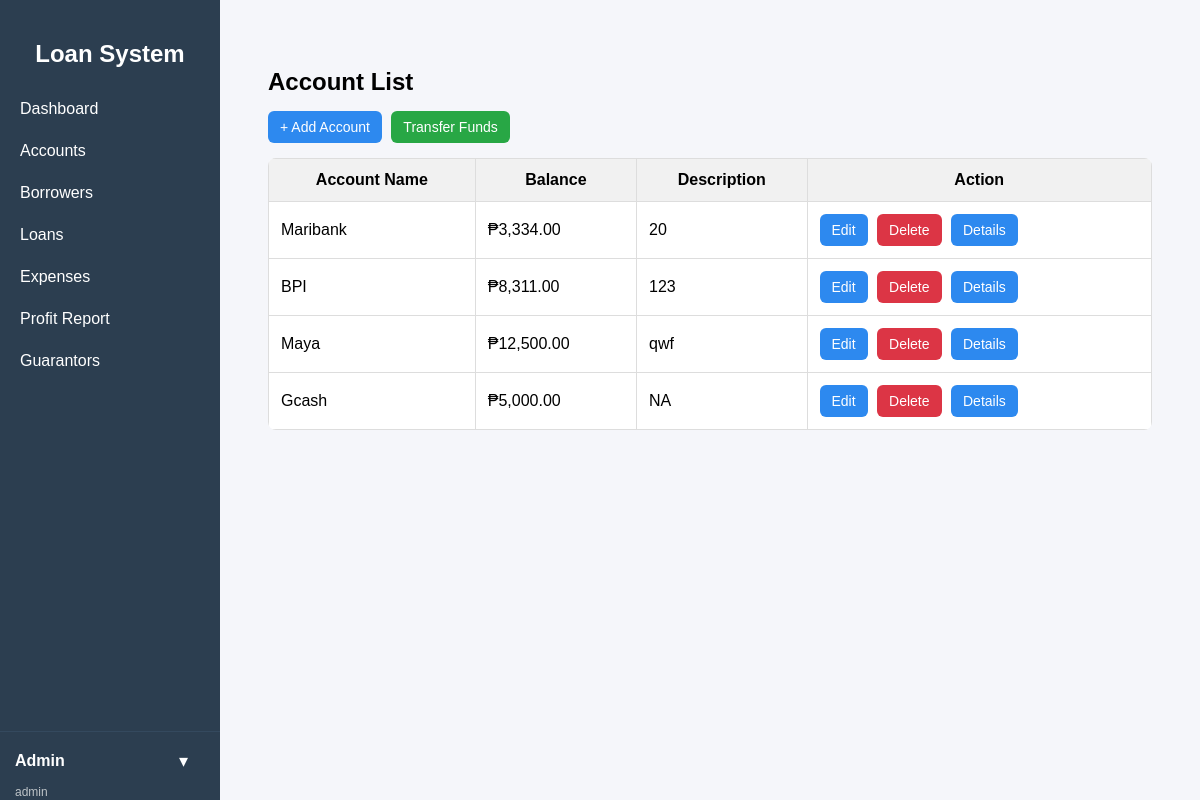
Page /public/index.php?url=account/index (signed in) on the earlier database version.
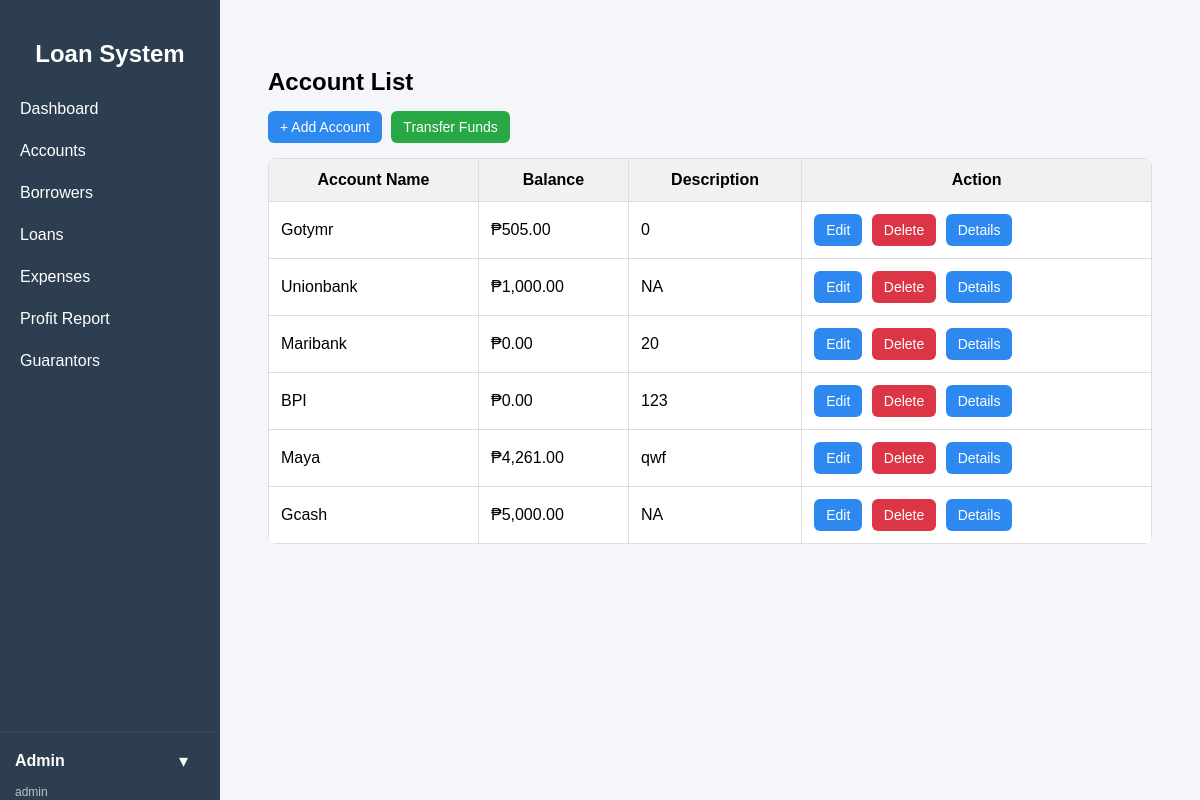
Same page on the later database version.
### tables this page shows
CREATE TABLE `accounts` (
  `id` int(11) NOT NULL,
  `account_name` varchar(100) DEFAULT NULL,
  `balance` varchar(100) DEFAULT NULL,
  `description` varchar(255) DEFAULT NULL,
  `account_number` varchar(100) DEFAULT NULL
);

### app/controllers/AccountController.php (called while the page is built, shortened)
<?php
require_once "../app/models/Account.php";
class AccountController {
    private $account;
    public function __construct() {
        $this->account = new Account();
    }
    public function index() {
        $accounts = $this->account->getAll();
        require "../app/views/accounts/index.php";
    }
}

### core/App.php (called while the page is built, shortened)
<?php
class App {
    protected $method = "index";
    public function __construct() {
        $url = $this->parseUrl();
        if (isset($url[0])) {
            $controllerName = ucfirst($url[0]) . "Controller";
            $controllerFile = "../app/controllers/" . $controllerName . ".php";
            if (file_exists($controllerFile)) {
                unset($url[0]);
            }
        }
        $this->controller = new $this->controller;
        if (isset($url[1]) && method_exists($this->controller, $url[1])) {
            $this->method = $url[1];
            unset($url[1]);
        }
        $params = $url ? array_values($url) : [];
        call_user_func_array([$this->controller, $this->method], $params);
    }
    public function parseUrl() {
        if (isset($_GET['url']) && !empty($_GET['url'])) {
            return explode("/", filter_var(rtrim($_GET['url'], "/"), FILTER_SANITIZE_URL));
        }
        return [];
    }
}

### public/index.php (called while the page is built)
<?php
require_once "../core/App.php";
$app = new App();

### core/Model.php (called while the page is built, shortened)
<?php
require_once __DIR__ . '/../config/database.php';
class Model {
    public function __construct() {
        $db = new Database();
        $this->conn = $db->connect();
    }
}

### config/database.php (called while the page is built, shortened)
<?php
class Database {
    private $host = "localhost";
    private $db_name = "loan_db";
    private $username = "root";
    private $password = "";
    public function connect() {
        $this->conn = null;
        try {
            $this->conn = new PDO(
                "mysql:host={$this->host};port=3306;dbname={$this->db_name}",
                $this->username,
                $this->password
            );
            $this->conn->setAttribute(
                PDO::ATTR_ERRMODE,
                PDO::ERRMODE_EXCEPTION
            );
        } catch (PDOException $e) {
            die("Connection failed: " . $e->getMessage());
        }
        return $this->conn;
    }
}

### app/models/Account.php (called while the page is built, shortened)
<?php
require_once "../core/Model.php";
class Account extends Model {
    public function getAll() {
        $stmt = $this->conn->prepare("
            SELECT * FROM accounts ORDER BY id DESC
        ");
        $stmt->execute();
        return $stmt->fetchAll(PDO::FETCH_ASSOC);
    }
}

### app/views/accounts/index.php (the view, shortened to what this page needs)
<?php include __DIR__ . "/../layouts/sidebar.php"; ?>
<div class="container">
<h2>Account List</h2>
<button class="btn-primary" onclick="openCreateModal()">+ Add Account</button>
<button class="btn-success" onclick="openTransferModal()">
    Transfer Funds
</button>
<table>
    <tr>
        <th>Account Name</th>
        <th>Balance</th>
        <th>Description</th>
        <th>Action</th>
    </tr>
    <?php foreach ($accounts as $account): ?>
    <tr>
        <td><?= $account['account_name'] ?></td>
        <td>₱<?= number_format($account['balance'],2) ?></td>
        <td><?= $account['description'] ?></td>
        <td>
            <button class="btn-primary"
    onclick="openEditModal(
        <?= $account['id'] ?>,
        '<?= addslashes($account['account_name']) ?>',
        '<?= addslashes($account['account_number']) ?>',
        '<?= $account['balance'] ?>',
        '<?= addslashes($account['description']) ?>'
    )">
    Edit
</button>
      <a class="btn btn-danger"
   href="/LoanManagement/public/index.php?url=account/forceDelete/<?= $account['id'] ?>"
   onclick="return confirm('Permanently delete this account?')">
    Delete
</a>
<a class="btn btn-primary"
   href="/LoanManagement/public/index.php?url=account/details/<?= $account['id'] ?>">
   Details
</a>
        </td>
    </tr>
    <?php endforeach; ?>
</table>
</div>
<?php include __DIR__ . "/../layouts/footer.php"; ?>

Differences in the rows shown:
added accounts: account_name "Gotymr", balance "505.00", description "0"
added accounts: account_name "Unionbank", balance "1,000.00", description "NA"
changed accounts "Maribank": balance "3,334.00" → "0.00"
changed accounts "BPI": balance "8,311.00" → "0.00"
changed accounts "Maya": balance "12,500.00" → "4,261.00"
